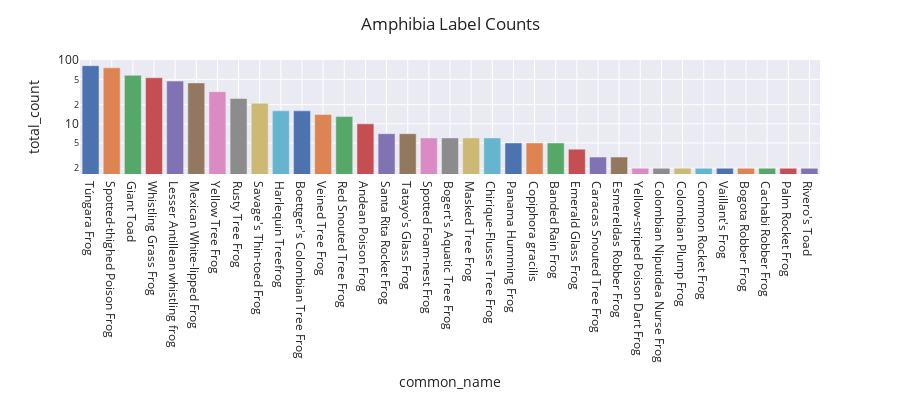

Notebook code for this chart:
### Code cell
plot_class_distribution(df[df['class']=='amphibia'], plot_col='common_name', title='Amphibia Label Counts')

### Figure 1 — Plotly figure (JSON) as saved in the notebook; plotly's stock layout.template omitted (floating-point values rounded to 4 significant figures)
{"data": [{"alignmentgroup": "True", "hovertemplate": "common_name=%{x}<br>total_count=%{y}<extra></extra>", "legendgroup": "Túngara Frog", "marker": {"color": "rgb(76,114,176)", "pattern": {"shape": ""}}, "name": "Túngara Frog", "offsetgroup": "Túngara Frog", "orientation": "v", "showlegend": true, "textposition": "auto", "type": "bar", "x": ["Túngara Frog"], "xaxis": "x", "y": [82], "yaxis": "y"}, {"alignmentgroup": "True", "hovertemplate": "common_name=%{x}<br>total_count=%{y}<extra></extra>", "legendgroup": "Spotted-thighed Poison Frog", "marker": {"color": "rgb(221,132,82)", "pattern": {"shape": ""}}, "name": "Spotted-thighed Poison Frog", "offsetgroup": "Spotted-thighed Poison Frog", "orientation": "v", "showlegend": true, "textposition": "auto", "type": "bar", "x": ["Spotted-thighed Poison Frog"], "xaxis": "x", "y": [76], "yaxis": "y"}, {"alignmentgroup": "True", "hovertemplate": "common_name=%{x}<br>total_count=%{y}<extra></extra>", "legendgroup": "Giant Toad", "marker": {"color": "rgb(85,168,104)", "pattern": {"shape": ""}}, "name": "Giant Toad", "offsetgroup": "Giant Toad", "orientation": "v", "showlegend": true, "textposition": "auto", "type": "bar", "x": ["Giant Toad"], "xaxis": "x", "y": [58], "yaxis": "y"}, {"alignmentgroup": "True", "hovertemplate": "common_name=%{x}<br>total_count=%{y}<extra></extra>", "legendgroup": "Whistling Grass Frog", "marker": {"color": "rgb(196,78,82)", "pattern": {"shape": ""}}, "name": "Whistling Grass Frog", "offsetgroup": "Whistling Grass Frog", "orientation": "v", "showlegend": true, "textposition": "auto", "type": "bar", "x": ["Whistling Grass Frog"], "xaxis": "x", "y": [53], "yaxis": "y"}, {"alignmentgroup": "True", "hovertemplate": "common_name=%{x}<br>total_count=%{y}<extra></extra>", "legendgroup": "Lesser Antillean whistling frog", "marker": {"color": "rgb(129,114,179)", "pattern": {"shape": ""}}, "name": "Lesser Antillean whistling frog", "offsetgroup": "Lesser Antillean whistling frog", "orientation": "v", "showlegend": true, "textposition": "auto", "type": "bar", "x": ["Lesser Antillean whistling frog"], "xaxis": "x", "y": [47], "yaxis": "y"}, {"alignmentgroup": "True", "hovertemplate": "common_name=%{x}<br>total_count=%{y}<extra></extra>", "legendgroup": "Mexican White-lipped Frog", "marker": {"color": "rgb(147,120,96)", "pattern": {"shape": ""}}, "name": "Mexican White-lipped Frog", "offsetgroup": "Mexican White-lipped Frog", "orientation": "v", "showlegend": true, "textposition": "auto", "type": "bar", "x": ["Mexican White-lipped Frog"], "xaxis": "x", "y": [44], "yaxis": "y"}, {"alignmentgroup": "True", "hovertemplate": "common_name=%{x}<br>total_count=%{y}<extra></extra>", "legendgroup": "Yellow Tree Frog", "marker": {"color": "rgb(218,139,195)", "pattern": {"shape": ""}}, "name": "Yellow Tree Frog", "offsetgroup": "Yellow Tree Frog", "orientation": "v", "showlegend": true, "textposition": "auto", "type": "bar", "x": ["Yellow Tree Frog"], "xaxis": "x", "y": [32], "yaxis": "y"}, {"alignmentgroup": "True", "hovertemplate": "common_name=%{x}<br>total_count=%{y}<extra></extra>", "legendgroup": "Rusty Tree Frog", "marker": {"color": "rgb(140,140,140)", "pattern": {"shape": ""}}, "name": "Rusty Tree Frog", "offsetgroup": "Rusty Tree Frog", "orientation": "v", "showlegend": true, "textposition": "auto", "type": "bar", "x": ["Rusty Tree Frog"], "xaxis": "x", "y": [25], "yaxis": "y"}, {"alignmentgroup": "True", "hovertemplate": "common_name=%{x}<br>total_count=%{y}<extra></extra>", "legendgroup": "Savage's Thin-toed Frog", "marker": {"color": "rgb(204,185,116)", "pattern": {"shape": ""}}, "name": "Savage's Thin-toed Frog", "offsetgroup": "Savage's Thin-toed Frog", "orientation": "v", "showlegend": true, "textposition": "auto", "type": "bar", "x": ["Savage's Thin-toed Frog"], "xaxis": "x", "y": [21], "yaxis": "y"}, {"alignmentgroup": "True", "hovertemplate": "common_name=%{x}<br>total_count=%{y}<extra></extra>", "legendgroup": "Harlequin Treefrog", "marker": {"color": "rgb(100,181,205)", "pattern": {"shape": ""}}, "name": "Harlequin Treefrog", "offsetgroup": "Harlequin Treefrog", "orientation": "v", "showlegend": true, "textposition": "auto", "type": "bar", "x": ["Harlequin Treefrog"], "xaxis": "x", "y": [16], "yaxis": "y"}, {"alignmentgroup": "True", "hovertemplate": "common_name=%{x}<br>total_count=%{y}<extra></extra>", "legendgroup": "Boettger's Colombian Tree Frog", "marker": {"color": "rgb(76,114,176)", "pattern": {"shape": ""}}, "name": "Boettger's Colombian Tree Frog", "offsetgroup": "Boettger's Colombian Tree Frog", "orientation": "v", "showlegend": true, "textposition": "auto", "type": "bar", "x": ["Boettger's Colombian Tree Frog"], "xaxis": "x", "y": [16], "yaxis": "y"}, {"alignmentgroup": "True", "hovertemplate": "common_name=%{x}<br>total_count=%{y}<extra></extra>", "legendgroup": "Veined Tree Frog", "marker": {"color": "rgb(221,132,82)", "pattern": {"shape": ""}}, "name": "Veined Tree Frog", "offsetgroup": "Veined Tree Frog", "orientation": "v", "showlegend": true, "textposition": "auto", "type": "bar", "x": ["Veined Tree Frog"], "xaxis": "x", "y": [14], "yaxis": "y"}, {"alignmentgroup": "True", "hovertemplate": "common_name=%{x}<br>total_count=%{y}<extra></extra>", "legendgroup": "Red Snouted Tree Frog", "marker": {"color": "rgb(85,168,104)", "pattern": {"shape": ""}}, "name": "Red Snouted Tree Frog", "offsetgroup": "Red Snouted Tree Frog", "orientation": "v", "showlegend": true, "textposition": "auto", "type": "bar", "x": ["Red Snouted Tree Frog"], "xaxis": "x", "y": [13], "yaxis": "y"}, {"alignmentgroup": "True", "hovertemplate": "common_name=%{x}<br>total_count=%{y}<extra></extra>", "legendgroup": "Andean Poison Frog", "marker": {"color": "rgb(196,78,82)", "pattern": {"shape": ""}}, "name": "Andean Poison Frog", "offsetgroup": "Andean Poison Frog", "orientation": "v", "showlegend": true, "textposition": "auto", "type": "bar", "x": ["Andean Poison Frog"], "xaxis": "x", "y": [10], "yaxis": "y"}, {"alignmentgroup": "True", "hovertemplate": "common_name=%{x}<br>total_count=%{y}<extra></extra>", "legendgroup": "Santa Rita Rocket Frog", "marker": {"color": "rgb(129,114,179)", "pattern": {"shape": ""}}, "name": "Santa Rita Rocket Frog", "offsetgroup": "Santa Rita Rocket Frog", "orientation": "v", "showlegend": true, "textposition": "auto", "type": "bar", "x": ["Santa Rita Rocket Frog"], "xaxis": "x", "y": [7], "yaxis": "y"}, {"alignmentgroup": "True", "hovertemplate": "common_name=%{x}<br>total_count=%{y}<extra></extra>", "legendgroup": "Tatayo's Glass Frog", "marker": {"color": "rgb(147,120,96)", "pattern": {"shape": ""}}, "name": "Tatayo's Glass Frog", "offsetgroup": "Tatayo's Glass Frog", "orientation": "v", "showlegend": true, "textposition": "auto", "type": "bar", "x": ["Tatayo's Glass Frog"], "xaxis": "x", "y": [7], "yaxis": "y"}, {"alignmentgroup": "True", "hovertemplate": "common_name=%{x}<br>total_count=%{y}<extra></extra>", "legendgroup": "Spotted Foam-nest Frog", "marker": {"color": "rgb(218,139,195)", "pattern": {"shape": ""}}, "name": "Spotted Foam-nest Frog", "offsetgroup": "Spotted Foam-nest Frog", "orientation": "v", "showlegend": true, "textposition": "auto", "type": "bar", "x": ["Spotted Foam-nest Frog"], "xaxis": "x", "y": [6], "yaxis": "y"}, {"alignmentgroup": "True", "hovertemplate": "common_name=%{x}<br>total_count=%{y}<extra></extra>", "legendgroup": "Bogert's Aquatic Tree Frog", "marker": {"color": "rgb(140,140,140)", "pattern": {"shape": ""}}, "name": "Bogert's Aquatic Tree Frog", "offsetgroup": "Bogert's Aquatic Tree Frog", "orientation": "v", "showlegend": true, "textposition": "auto", "type": "bar", "x": ["Bogert's Aquatic Tree Frog"], "xaxis": "x", "y": [6], "yaxis": "y"}, {"alignmentgroup": "True", "hovertemplate": "common_name=%{x}<br>total_count=%{y}<extra></extra>", "legendgroup": "Masked Tree Frog", "marker": {"color": "rgb(204,185,116)", "pattern": {"shape": ""}}, "name": "Masked Tree Frog", "offsetgroup": "Masked Tree Frog", "orientation": "v", "showlegend": true, "textposition": "auto", "type": "bar", "x": ["Masked Tree Frog"], "xaxis": "x", "y": [6], "yaxis": "y"}, {"alignmentgroup": "True", "hovertemplate": "common_name=%{x}<br>total_count=%{y}<extra></extra>", "legendgroup": "Chirique-Flusse Tree Frog", "marker": {"color": "rgb(100,181,205)", "pattern": {"shape": ""}}, "name": "Chirique-Flusse Tree Frog", "offsetgroup": "Chirique-Flusse Tree Frog", "orientation": "v", "showlegend": true, "textposition": "auto", "type": "bar", "x": ["Chirique-Flusse Tree Frog"], "xaxis": "x", "y": [6], "yaxis": "y"}, {"alignmentgroup": "True", "hovertemplate": "common_name=%{x}<br>total_count=%{y}<extra></extra>", "legendgroup": "Panama Humming Frog", "marker": {"color": "rgb(76,114,176)", "pattern": {"shape": ""}}, "name": "Panama Humming Frog", "offsetgroup": "Panama Humming Frog", "orientation": "v", "showlegend": true, "textposition": "auto", "type": "bar", "x": ["Panama Humming Frog"], "xaxis": "x", "y": [5], "yaxis": "y"}, {"alignmentgroup": "True", "hovertemplate": "common_name=%{x}<br>total_count=%{y}<extra></extra>", "legendgroup": "Copiphora gracilis", "marker": {"color": "rgb(221,132,82)", "pattern": {"shape": ""}}, "name": "Copiphora gracilis", "offsetgroup": "Copiphora gracilis", "orientation": "v", "showlegend": true, "textposition": "auto", "type": "bar", "x": ["Copiphora gracilis"], "xaxis": "x", "y": [5], "yaxis": "y"}, {"alignmentgroup": "True", "hovertemplate": "common_name=%{x}<br>total_count=%{y}<extra></extra>", "legendgroup": "Banded Rain Frog", "marker": {"color": "rgb(85,168,104)", "pattern": {"shape": ""}}, "name": "Banded Rain Frog", "offsetgroup": "Banded Rain Frog", "orientation": "v", "showlegend": true, "textposition": "auto", "type": "bar", "x": ["Banded Rain Frog"], "xaxis": "x", "y": [5], "yaxis": "y"}, {"alignmentgroup": "True", "hovertemplate": "common_name=%{x}<br>total_count=%{y}<extra></extra>", "legendgroup": "Emerald Glass Frog", "marker": {"color": "rgb(196,78,82)", "pattern": {"shape": ""}}, "name": "Emerald Glass Frog", "offsetgroup": "Emerald Glass Frog", "orientation": "v", "showlegend": true, "textposition": "auto", "type": "bar", "x": ["Emerald Glass Frog"], "xaxis": "x", "y": [4], "yaxis": "y"}, {"alignmentgroup": "True", "hovertemplate": "common_name=%{x}<br>total_count=%{y}<extra></extra>", "legendgroup": "Caracas Snouted Tree Frog", "marker": {"color": "rgb(129,114,179)", "pattern": {"shape": ""}}, "name": "Caracas Snouted Tree Frog", "offsetgroup": "Caracas Snouted Tree Frog", "orientation": "v", "showlegend": true, "textposition": "auto", "type": "bar", "x": ["Caracas Snouted Tree Frog"], "xaxis": "x", "y": [3], "yaxis": "y"}, {"alignmentgroup": "True", "hovertemplate": "common_name=%{x}<br>total_count=%{y}<extra></extra>", "legendgroup": "Esmereldas Robber Frog", "marker": {"color": "rgb(147,120,96)", "pattern": {"shape": ""}}, "name": "Esmereldas Robber Frog", "offsetgroup": "Esmereldas Robber Frog", "orientation": "v", "showlegend": true, "textposition": "auto", "type": "bar", "x": ["Esmereldas Robber Frog"], "xaxis": "x", "y": [3], "yaxis": "y"}, {"alignmentgroup": "True", "hovertemplate": "common_name=%{x}<br>total_count=%{y}<extra></extra>", "legendgroup": "Yellow-striped Poison Dart Frog", "marker": {"color": "rgb(218,139,195)", "pattern": {"shape": ""}}, "name": "Yellow-striped Poison Dart Frog", "offsetgroup": "Yellow-striped Poison Dart Frog", "orientation": "v", "showlegend": true, "textposition": "auto", "type": "bar", "x": ["Yellow-striped Poison Dart Frog"], "xaxis": "x", "y": [2], "yaxis": "y"}, {"alignmentgroup": "True", "hovertemplate": "common_name=%{x}<br>total_count=%{y}<extra></extra>", "legendgroup": "Colombian Niputidea Nurse Frog", "marker": {"color": "rgb(140,140,140)", "pattern": {"shape": ""}}, "name": "Colombian Niputidea Nurse Frog", "offsetgroup": "Colombian Niputidea Nurse Frog", "orientation": "v", "showlegend": true, "textposition": "auto", "type": "bar", "x": ["Colombian Niputidea Nurse Frog"], "xaxis": "x", "y": [2], "yaxis": "y"}, {"alignmentgroup": "True", "hovertemplate": "common_name=%{x}<br>total_count=%{y}<extra></extra>", "legendgroup": "Colombian Plump Frog", "marker": {"color": "rgb(204,185,116)", "pattern": {"shape": ""}}, "name": "Colombian Plump Frog", "offsetgroup": "Colombian Plump Frog", "orientation": "v", "showlegend": true, "textposition": "auto", "type": "bar", "x": ["Colombian Plump Frog"], "xaxis": "x", "y": [2], "yaxis": "y"}, {"alignmentgroup": "True", "hovertemplate": "common_name=%{x}<br>total_count=%{y}<extra></extra>", "legendgroup": "Common Rocket Frog", "marker": {"color": "rgb(100,181,205)", "pattern": {"shape": ""}}, "name": "Common Rocket Frog", "offsetgroup": "Common Rocket Frog", "orientation": "v", "showlegend": true, "textposition": "auto", "type": "bar", "x": ["Common Rocket Frog"], "xaxis": "x", "y": [2], "yaxis": "y"}, {"alignmentgroup": "True", "hovertemplate": "common_name=%{x}<br>total_count=%{y}<extra></extra>", "legendgroup": "Vaillant's Frog", "marker": {"color": "rgb(76,114,176)", "pattern": {"shape": ""}}, "name": "Vaillant's Frog", "offsetgroup": "Vaillant's Frog", "orientation": "v", "showlegend": true, "textposition": "auto", "type": "bar", "x": ["Vaillant's Frog"], "xaxis": "x", "y": [2], "yaxis": "y"}, {"alignmentgroup": "True", "hovertemplate": "common_name=%{x}<br>total_count=%{y}<extra></extra>", "legendgroup": "Bogota Robber Frog", "marker": {"color": "rgb(221,132,82)", "pattern": {"shape": ""}}, "name": "Bogota Robber Frog", "offsetgroup": "Bogota Robber Frog", "orientation": "v", "showlegend": true, "textposition": "auto", "type": "bar", "x": ["Bogota Robber Frog"], "xaxis": "x", "y": [2], "yaxis": "y"}, {"alignmentgroup": "True", "hovertemplate": "common_name=%{x}<br>total_count=%{y}<extra></extra>", "legendgroup": "Cachabi Robber Frog", "marker": {"color": "rgb(85,168,104)", "pattern": {"shape": ""}}, "name": "Cachabi Robber Frog", "offsetgroup": "Cachabi Robber Frog", "orientation": "v", "showlegend": true, "textposition": "auto", "type": "bar", "x": ["Cachabi Robber Frog"], "xaxis": "x", "y": [2], "yaxis": "y"}, {"alignmentgroup": "True", "hovertemplate": "common_name=%{x}<br>total_count=%{y}<extra></extra>", "legendgroup": "Palm Rocket Frog", "marker": {"color": "rgb(196,78,82)", "pattern": {"shape": ""}}, "name": "Palm Rocket Frog", "offsetgroup": "Palm Rocket Frog", "orientation": "v", "showlegend": true, "textposition": "auto", "type": "bar", "x": ["Palm Rocket Frog"], "xaxis": "x", "y": [2], "yaxis": "y"}, {"alignmentgroup": "True", "hovertemplate": "common_name=%{x}<br>total_count=%{y}<extra></extra>", "legendgroup": "Rivero's Toad", "marker": {"color": "rgb(129,114,179)", "pattern": {"shape": ""}}, "name": "Rivero's Toad", "offsetgroup": "Rivero's Toad", "orientation": "v", "showlegend": true, "textposition": "auto", "type": "bar", "x": ["Rivero's Toad"], "xaxis": "x", "y": [2], "yaxis": "y"}], "layout": {"barmode": "relative", "height": 400, "legend": {"title": {"text": "common_name"}, "tracegroupgap": 0}, "margin": {"t": 60}, "showlegend": false, "title": {"text": "Amphibia Label Counts"}, "xaxis": {"anchor": "y", "categoryarray": ["Túngara Frog", "Spotted-thighed Poison Frog", "Giant Toad", "Whistling Grass Frog", "Lesser Antillean whistling frog", "Mexican White-lipped Frog", "Yellow Tree Frog", "Rusty Tree Frog", "Savage's Thin-toed Frog", "Harlequin Treefrog", "Boettger's Colombian Tree Frog", "Veined Tree Frog", "Red Snouted Tree Frog", "Andean Poison Frog", "Santa Rita Rocket Frog", "Tatayo's Glass Frog", "Spotted Foam-nest Frog", "Bogert's Aquatic Tree Frog", "Masked Tree Frog", "Chirique-Flusse Tree Frog", "Panama Humming Frog", "Copiphora gracilis", "Banded Rain Frog", "Emerald Glass Frog", "Caracas Snouted Tree Frog", "Esmereldas Robber Frog", "Yellow-striped Poison Dart Frog", "Colombian Niputidea Nurse Frog", "Colombian Plump Frog", "Common Rocket Frog", "Vaillant's Frog", "Bogota Robber Frog", "Cachabi Robber Frog", "Palm Rocket Frog", "Rivero's Toad"], "categoryorder": "total descending", "domain": [0, 1], "title": {"text": "common_name"}}, "yaxis": {"anchor": "x", "domain": [0, 1], "title": {"text": "total_count"}, "type": "log"}}}
